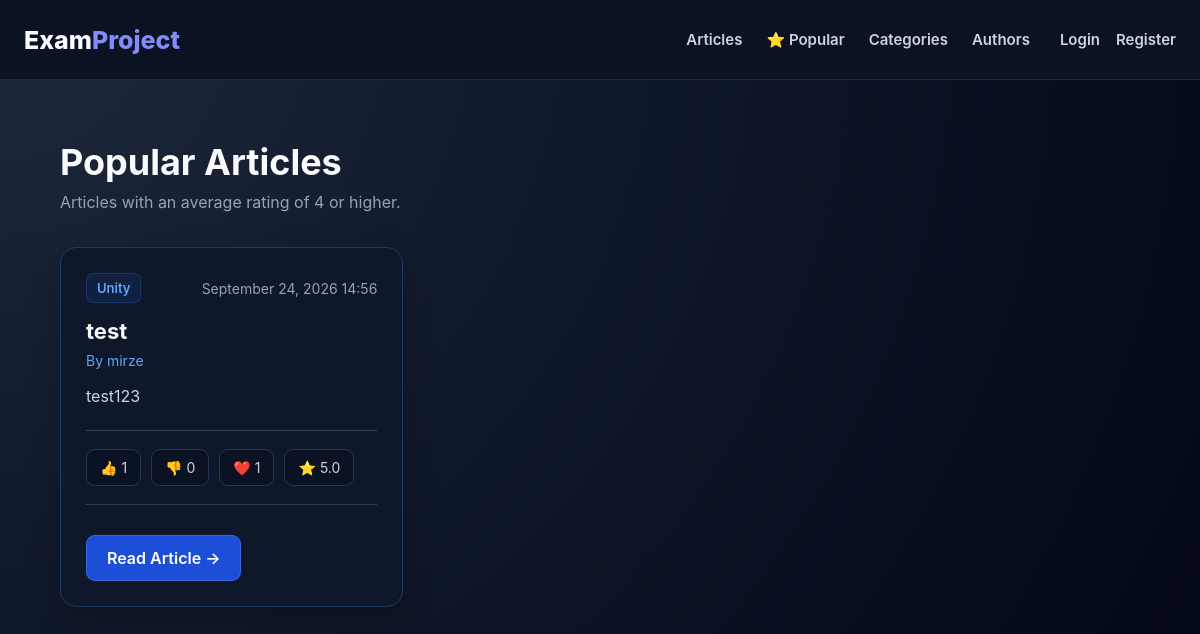
The page /articles/popular/ on the database its author committed.
### articles/models.py (models this page shows, shortened)
class Article(models.Model):
    title = models.CharField(
        max_length=200
    )
    image = models.ImageField(
        upload_to="articles/",
        blank=True,
        null=True
    )
    content = models.TextField()
    category = models.ForeignKey(
        Category,
        on_delete=models.SET_NULL,
        null=True,
        related_name="articles"
    )
    author = models.ForeignKey(
        User,
        on_delete=models.CASCADE,
        related_name="articles"
    )
    created_at = models.DateTimeField(
        auto_now_add=True
    )
    updated_at = models.DateTimeField(
        auto_now=True
    )
    status = models.CharField(
        max_length=20,
        choices=[
            ("pending", "Pending"),
            ("published", "Published"),
        ],
        default="pending"
    )
    likes = models.ManyToManyField(
        User,
        related_name="liked_articles",
        blank=True
    )
    dislikes = models.ManyToManyField(
        User,
        related_name="disliked_articles",
        blank=True
    )
    favorites = models.ManyToManyField(
        User,
        related_name="favorite_articles",
        blank=True
    )

class Category(models.Model):
    name = models.CharField(
        max_length=100,
        unique=True
    )

### articles/views.py (the view)
def popular_articles(request):
    articles = Article.objects.filter(
        status="published"
    ).annotate(
        average_rating=Avg("ratings__value")
    ).filter(
        average_rating__gte=4
    ).select_related(
        "author",
        "category"
    ).prefetch_related(
        "ratings",
        "likes",
        "dislikes",
        "favorites"
    ).order_by(
        "-average_rating",
        "-created_at"
    )
    return render(
        request,
        "article/popular_articles.html",
        {
            "articles": articles
        }
    )

### templates/article/popular_articles.html (shortened to what this page needs)
{% extends "base.html" %}
{% block content %}
<div class="articles-container">
    <div class="articles-header">
        <div>
            <h1>Popular Articles</h1>
            <p>
                Articles with an average rating of 4 or higher.
            </p>
        </div>
    </div>
    {% if articles %}
        <div class="articles-grid">
            {% for article in articles %}
                <article class="article-card">
                    <div class="article-card-content">
                        <div class="article-meta">
                            {% if article.category %}
                                <span class="article-category">
                                    {{ article.category.name }}
                                </span>
                            {% endif %}
                            <span>
                                {{ article.created_at|date:"F d, Y H:i" }}
                            </span>
                        </div>
                        <h2>
                            {{ article.title }}
                        </h2>
                        <p class="article-author">
                            By {{ article.author.username }}
                        </p>
                        <p class="article-preview">
                            {{ article.content|truncatewords:30 }}
                        </p>
                        <div class="article-stats">
                            <span>
                                👍 {{ article.likes.count }}
                            </span>
                            <span>
                                👎 {{ article.dislikes.count }}
                            </span>
                            <span>
                                ❤️ {{ article.favorites.count }}
                            </span>
                            <span class="article-average-rating">
                                ⭐ {{ article.average_rating|floatformat:1 }}
                            </span>
                        </div>
                        <a
                            href="{% url 'article_detail' article.id %}"
                            class="btn btn-secondary"
                        >
                            Read Article →
                        </a>
                    </div>
                </article>
            {% endfor %}
        </div>
    {% endif %}
</div>
{% endblock %}

### static/css/style.css (style rules this page uses)
* { margin: 0; padding: 0; box-sizing: border-box; }
body { font-family: Inter, -apple-system, BlinkMacSystemFont, "Segoe UI", sans-serif; background: radial-gradient( circle at top left, #1e293b, #0f172a 45%, #020617 ); color: #f8fafc; min-height: 100vh; }
.btn-secondary { background: rgba(255, 255, 255, 0.08); border: 1px solid rgba(255, 255, 255, 0.15); }
.articles-container { width: 90%; max-width: 1200px; margin: 60px auto; }
.articles-header { display: flex; justify-content: space-between; align-items: center; margin-bottom: 35px; }
.articles-header h1 { margin: 0; color: #f8fafc; font-size: 36px; }
.articles-header p { color: #94a3b8; margin-top: 8px; }
.articles-grid { display: grid; grid-template-columns: repeat(3, 1fr); gap: 25px; }
.article-card { background: #0f172a; border: 1px solid #1e3a5f; border-radius: 16px; overflow: hidden; box-shadow: 0 10px 30px rgba(0, 0, 0, 0.25); transition: 0.2s ease; }
.article-card-content { padding: 25px; }
.article-meta { display: flex; justify-content: space-between; align-items: center; color: #64748b; font-size: 13px; margin-bottom: 15px; }
.article-category { background: #1e3a8a; color: #bfdbfe; padding: 5px 10px; border-radius: 6px; }
.article-card h2 { margin: 0 0 8px; color: #f8fafc; font-size: 22px; }
.article-author { color: #60a5fa; font-size: 14px; margin-bottom: 15px; }
.article-preview { color: #cbd5e1; line-height: 1.6; margin-bottom: 20px; }
.article-stats { display: flex; gap: 15px; color: #94a3b8; font-size: 14px; margin-bottom: 20px; }
.article-card .btn, .articles-header .btn, .empty-articles .btn { display: inline-block; text-decoration: none; background: #1d4ed8; color: #ffffff; padding: 12px 20px; border-radius: 9px; font-weight: 600; transition: 0.2s ease; }
.btn.btn-secondary { display: inline-block; text-decoration: none; background: #1d4ed8; color: #ffffff; padding: 12px 20px; border-radius: 9px; font-weight: 600; transition: 0.2s ease; }
.article-meta { display: flex; align-items: center; gap: 12px; margin-bottom: 15px; color: #94a3b8; font-size: 14px; }
.article-category { display: inline-block; padding: 5px 10px; background: #334155; color: #cbd5e1; border-radius: 6px; font-size: 13px; font-weight: 600; }
.article-stats { display: flex; flex-wrap: wrap; align-items: center; gap: 18px; padding: 18px 0; border-top: 1px solid #334155; border-bottom: 1px solid #334155; color: #94a3b8; font-size: 14px; }
.article-stats span { display: inline-flex; align-items: center; gap: 5px; }
.article-category { color: #60a5fa; background: rgba(37, 99, 235, 0.12); border: 1px solid rgba(59, 130, 246, 0.2); padding: 6px 10px; border-radius: 7px; text-decoration: none; font-weight: 600; }
.article-stats { display: flex; flex-wrap: wrap; gap: 10px; margin-bottom: 30px; }
.article-stats span { padding: 9px 13px; background: #0b1224; border: 1px solid #263653; border-radius: 9px; color: #cbd5e1; font-size: 14px; }

### rows shown on the page
Article: category.name "Unity", created_at "September 24, 2026 14:56", title "test", author.username "mirze", content "test123", likes.count "1", dislikes.count "0", favorites.count "1", average_rating "5.0"
